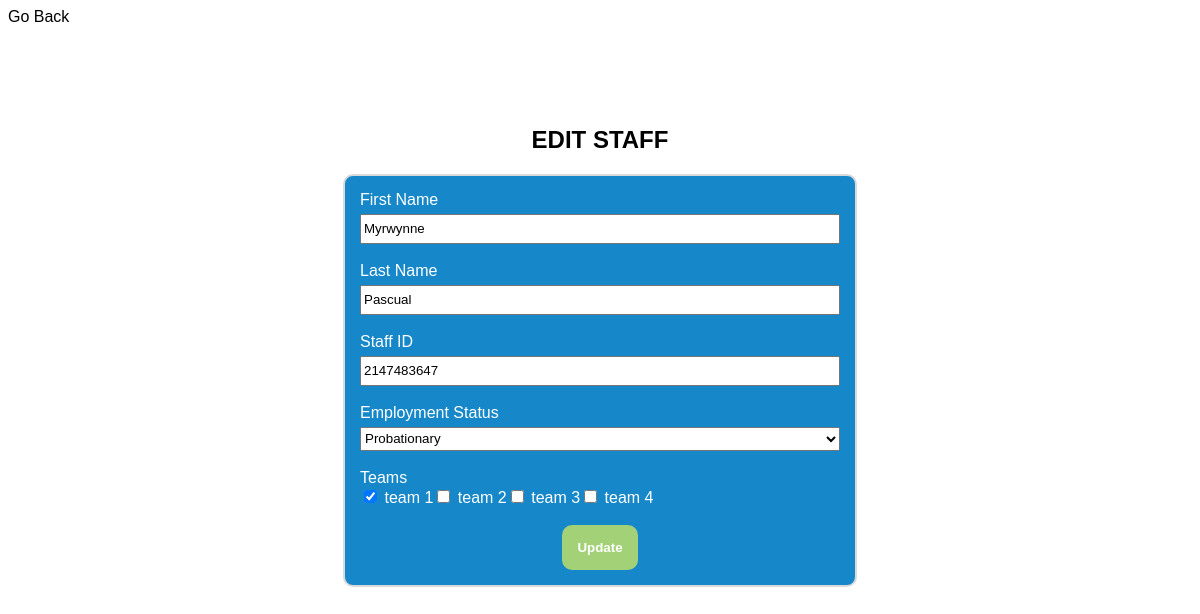
The page /edit.php?id=1 on the database its author committed.
### tables this page shows
CREATE TABLE `users` (
  `id` int(11) NOT NULL,
  `first_name` varchar(255) NOT NULL,
  `last_name` varchar(255) NOT NULL,
  `staff_id` int(11) NOT NULL,
  `employment_status` varchar(50) NOT NULL
);

CREATE TABLE `teams` (
  `id` int(11) NOT NULL,
  `name` varchar(255) NOT NULL
);

### edit.php (the view, shortened to what this page needs)
<?php
include("connection.php");
if ($_SERVER["REQUEST_METHOD"] == "GET"){
    $userID = $_GET["id"];
    $userQuery = "SELECT * FROM users WHERE id = $userID";
    $userResult = $connection-> query($userQuery);
    $user = $userResult-> fetch_assoc();
    $teamsQuery = "SELECT * FROM teams";
    $teamsResult = $connection-> query($teamsQuery);
    $userTeamsQuery = "SELECT team_id FROM team_user WHERE user_id = $userID";
    $userTeamsResult = $connection-> query($userTeamsQuery);
    $userTeamsID = [];
    while ($row = $userTeamsResult-> fetch_assoc()){
        $userTeamsID[] = $row["team_id"];
    }
}
?>
<!DOCTYPE html>
<html lang = "en">
<head>
    <link rel="stylesheet" href="styles.css">
</head>
<body>
    <a href = "index.php">Go Back</a>
    <div class = "container">
        <h2>EDIT STAFF</h2>
        <div>
            <form method = "POST" action = "" id = "create_form">
                <label for = "first_name">First Name </label>
                <input type = "text" name = "first_name" value="<?php echo $user['first_name']; ?>"><br>
                <label for = "last_name">Last Name </label>
                <input type = "text" name = "last_name" value="<?php echo $user['last_name']; ?>"><br>
                <label for = "staff_id">Staff ID </label>
                <input type = "number" name = "staff_id" value="<?php echo $user['staff_id']; ?>"><br>
                <label for = "employment_status">Employment Status </label>
                <select name = "employment_status">
                    <option value = "Probationary" <?php echo ($user['employment_status'] == 'Probationary') ? 'selected' : ''; ?>>Probationary</option>
                </select><br>
                <div id="teams">
                    <label for="teams">Teams </label><br>
                    <?php
                    while ($team = $teamsResult-> fetch_assoc()){
                        $checked = in_array($team['id'], $userTeamsID) ? 'checked' : '';
                        echo "<input type='checkbox' name='teams[]' value='{$team['id']}'$checked> {$team['name']}";
                    }
                    ?>
                </div>
                <br>
                <input type = "submit" value = "Update" id = "update">
            </form>
        </div>
    </div>
</body>
</html>

### styles.css (style rules this page uses)
html * { font-family: Helvetica, sans-serif; color: black; }
.container { margin-top: 10vh; display: flex; flex-direction: column; flex-wrap: nowrap; align-items: center; justify-content: flex-start; align-content: center; }
.table_container, #create_form, #deets { border: 2px solid #dadada; border-radius: 10px; }
h2 { text-align: center; }
a { text-decoration: none; }
#create, #add, #update { background-color: #A3D177; color: white; padding: 15px; margin-top: 2vh; border-radius: 10px; }
#create_form, #deets { padding: 15px; display: flex; flex-direction: column; width: 60vh; background: #1688CA; }
#teams { display: block; }
label { margin-bottom: 5px; color: white; }
input[type="text"], input[type="number"], select { height: 3vh; }
input#add, input#update { border: none; font-weight: bold; margin: auto; }
#teams { color: white; }

### rows shown on the page
users: first_name "Myrwynne", last_name "Pascual", staff_id "2147483647", employment_status "Probationary"
teams: name "team 1"
teams: name "team 2"
teams: name "team 3"
teams: name "team 4"
